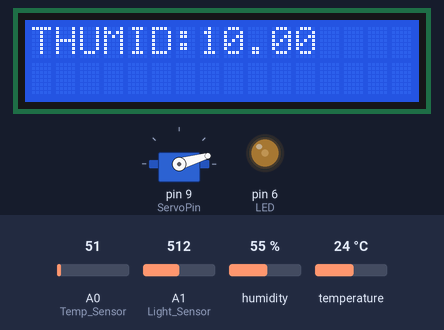
The sketch below on a simulated Arduino Uno, built with avr-gcc and run on an emulated ATmega328P. Parts: 16×2 character LCD, servo, output pins drawn as LEDs (lit = HIGH). Inputs (shaded band) come from the test bench; at power-on: A1 (Light_Sensor) = 512, A0 (Temp_Sensor) = 51, humidity 55 %, temperature 24 °C. What the sketch prints to the serial monitor is not drawn.

Above: at 1.2 s.
1.3 s: A1 (Light_Sensor) set to 716
At 1.8 s:
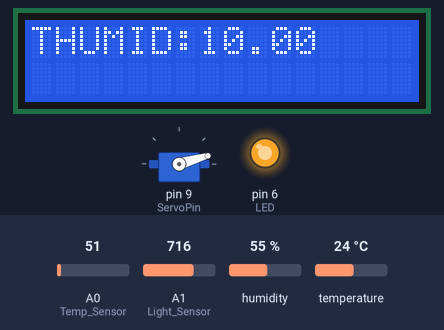
3.0 s: A0 (Temp_Sensor) set to 61
At 4.3 s:
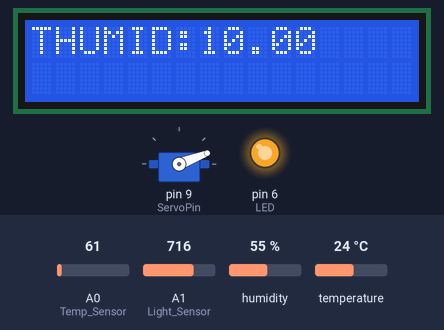
4.6 s: A1 (Light_Sensor) set to 992
At 5.9 s:
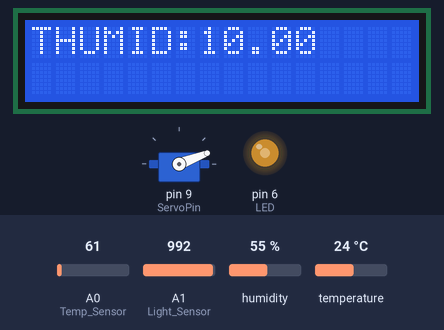
6.2 s: A0 (Temp_Sensor) set to 30
At 7.1 s:
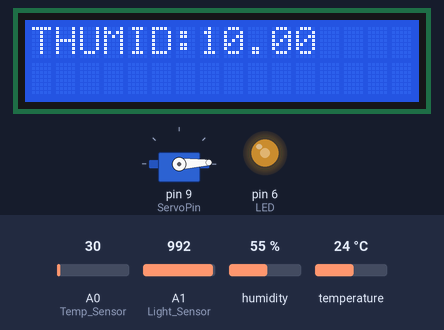
7.7 s: humidity set to 22 %
At 9.2 s:
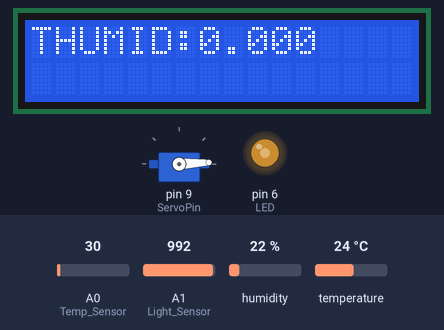
9.7 s: A0 (Temp_Sensor) set to 112
At 10.4 s:
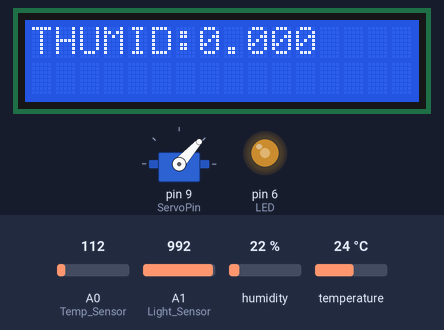
Timing chart, 0 to 12.3 s (numbered marks = the images above; inputs shaded):
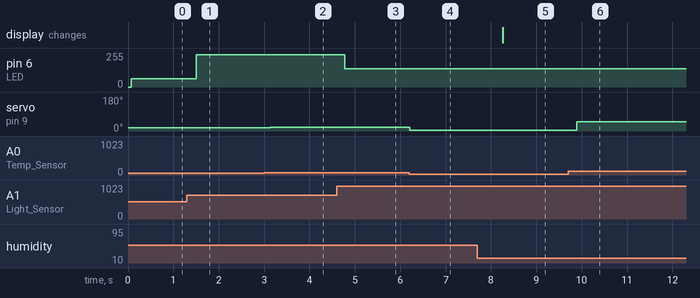

The sketch:

PROJECT_WEATHER_DETECTOR.ino
```cpp
#include <DHT.h>
#include <DHT_U.h>
#include <LiquidCrystal.h>
#include <Servo.h>

LiquidCrystal lcd(12, 11, 5, 4, 3, 2);
int Temp_Sensor = A0;
int Light_Sensor = A1;
int Humid_Sensor = A2;
int LED = 6;
int ServoPin = 9;
int DHTPin = 10;
int DHTType = DHT22;

Servo myServo;
DHT dht(DHTPin,DHTType);

void setup()
{
  // put your setup code here, to run once:
  Serial.begin(9600);
  lcd.begin(16, 2);
  pinMode(Temp_Sensor,INPUT);
  pinMode(Light_Sensor,INPUT);
  pinMode(Humid_Sensor,INPUT);
  pinMode(LED,OUTPUT);
  pinMode(ServoPin,OUTPUT);
  myServo.attach(9);
}

void loop()
{
  // put your main code here, to run repeatedly:
  lcd.setCursor(0, 0);
  lcd.print("TEMP:");
  float temp = map(analogRead(Temp_Sensor),20,358,0,100);
  lcd.print(temp);
  lcd.setCursor(1, 0);
  lcd.print("HUMID:");
  float humid = map(dht.readHumidity(),20,358,0,100);
  lcd.print(humid);

  int servoPos = (180./100.)*temp;
  myServo.write(servoPos);

  int ldrs = 0;
  ldrs = analogRead(Light_Sensor);
  Serial.println(ldrs);
  int ledBrightness = (-255./673.)*(ldrs-679);
  analogWrite(LED, ledBrightness);
  delay(200);
}
```

Measured:
- after the input at 1.3 s, pin 6 (LED): 63/255 → 242/255 after 0.20 s
- after the input at 3.0 s, servo on pin 9 (ServoPin): 16° → 21° after 0.14 s
- after the input at 4.6 s, pin 6 (LED): 242/255 → 138/255 after 0.18 s
- after the input at 6.2 s, servo on pin 9 (ServoPin): 21° → 3° at once
- after the input at 7.7 s, the display: changes after 0.56 s (image 5)
- after the input at 9.7 s, servo on pin 9 (ServoPin): 3° → 48° after 0.19 s
